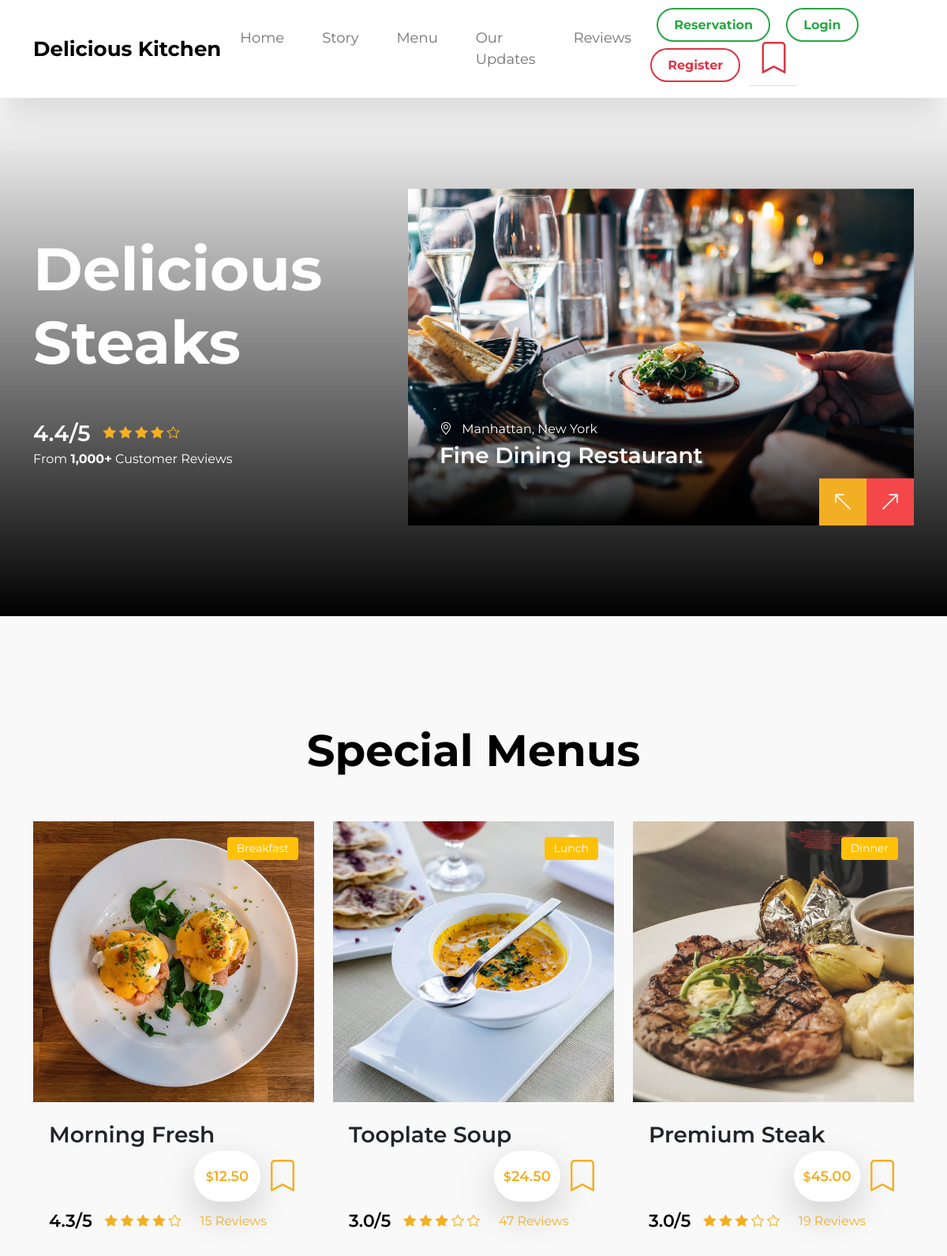
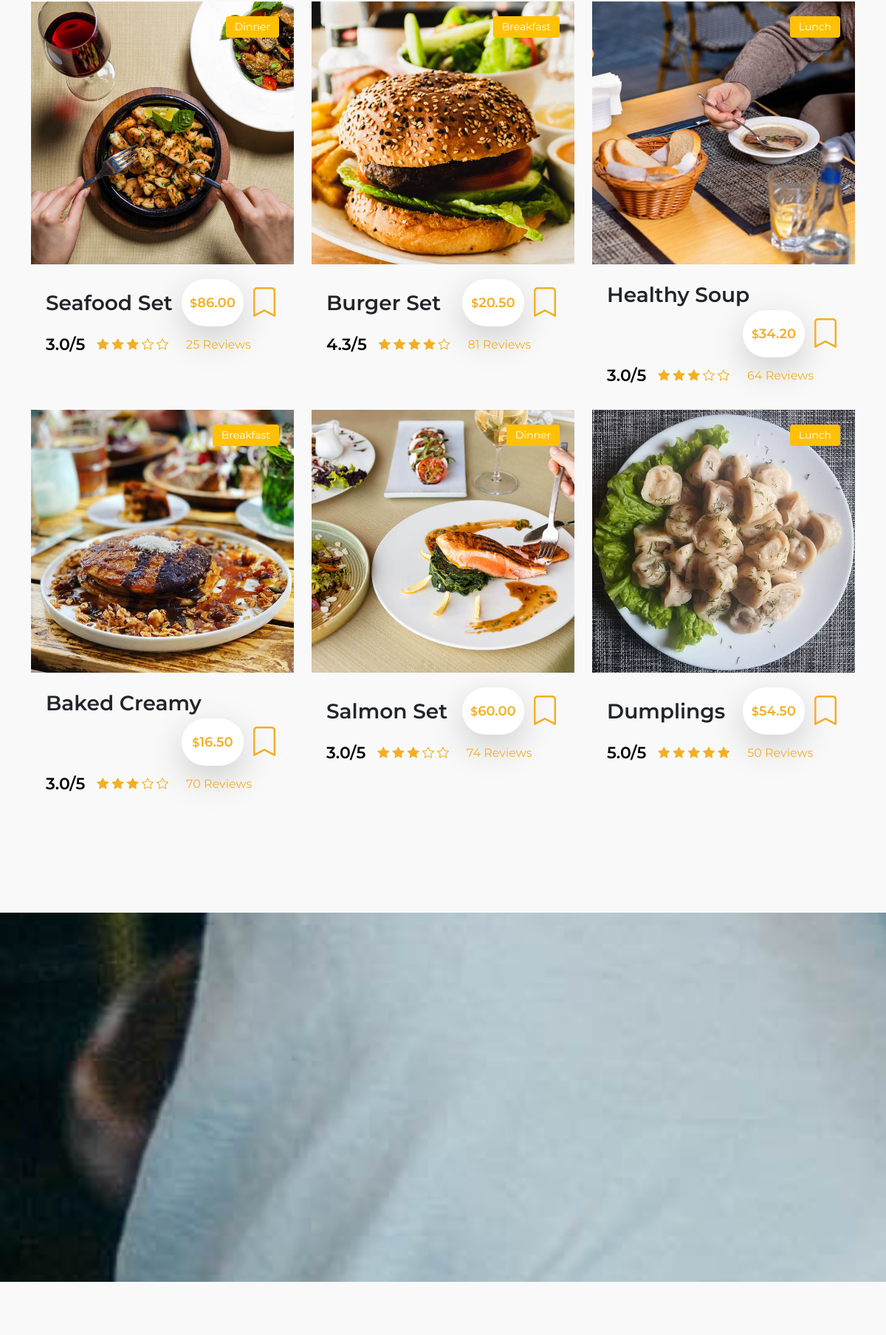
The page / (upper part) on the database its author committed (2 pictures, top to bottom).
### women/models.py (models this page shows, shortened)
class Dish(models.Model):
    CATEGORY_CHOICES = [
        ('breakfast', 'Breakfast'),
        ('lunch', 'Lunch'),
        ('dinner', 'Dinner')
    ]
    name = models.CharField(max_length=100, default='Unnamed Dish')
    category = models.CharField(max_length=50, choices=CATEGORY_CHOICES)
    price = models.DecimalField(max_digits=6, decimal_places=2)
    rating = models.DecimalField(max_digits=3, decimal_places=1, default=0)
    reviews_count = models.IntegerField(default=0)
    image = models.ImageField(upload_to='images/')
    is_favorite = models.BooleanField(default=False)

### women/views.py (the view)
# urls.py: path('', views.index, name='home'),
def index(request):
    dishes = Dish.objects.all()
    return render(request, 'women/index.html', {'dishes': dishes})

### women/templates/women/index.html (shortened to what this page needs)
{% extends 'base.html' %}
{% load static %}
{% block content %}
<main>
    <section class="hero">
        <div class="container">
            <div class="row">
                <div class="col-lg-5 col-12 m-auto">
                    <div class="heroText">
                        <h1 class="text-white mb-lg-5 mb-3">Delicious Steaks</h1>
                        <div class="c-reviews my-3 d-flex flex-wrap align-items-center">
                            <div class="d-flex flex-wrap align-items-center">
                                <h4 class="text-white mb-0 me-3">4.4/5</h4>
                                <div class="reviews-stars">
                                    <i class="bi-star-fill reviews-icon"></i>
                                    <i class="bi-star-fill reviews-icon"></i>
                                    <i class="bi-star-fill reviews-icon"></i>
                                    <i class="bi-star-fill reviews-icon"></i>
                                    <i class="bi-star reviews-icon"></i>
                                </div>
                            </div>
                            <a href="/reviews/" class="text-white w-100">From <strong>1,000+</strong> Customer Reviews</a>
                        </div>
                    </div>
                </div>
                <div class="col-lg-7 col-12">
                    <div id="carouselExampleCaptions" class="carousel carousel-fade hero-carousel slide" data-bs-ride="carousel">
                        <div class="carousel-inner">
                            <div class="carousel-item active">
                                <div class="carousel-image-wrap">
                                    <img src={% static "images/slide/jay-wennington-N_Y88TWmGwA-unsplash.jpg" %} class="img-fluid carousel-image" alt="">
                                </div>
                                <div class="carousel-caption">
                                    <span class="text-white">
                                        <i class="bi-geo-alt me-2"></i>
                                        Manhattan, New York
                                    </span>
                                    <h4 class="hero-text">Fine Dining Restaurant</h4>
                                </div>
                            </div>
                            <div class="carousel-caption">
                                <div class="d-flex align-items-center">
                                    <h4 class="hero-text">Steak</h4>
                                    <span class="price-tag ms-4"><small>$</small>26.50</span>
                                </div>
                                <div class="d-flex flex-wrap align-items-center">
                                    <h5 class="reviews-text mb-0 me-3">3.8/5</h5>
                                    <div class="reviews-stars">
                                    </div>
                                </div>
                            </div>
                        </div>
                        <button class="carousel-control-prev" type="button" data-bs-target="#carouselExampleCaptions" data-bs-slide="prev">
                            <span class="carousel-control-prev-icon" aria-hidden="true"></span>
                        </button>
                        <button class="carousel-control-next" type="button" data-bs-target="#carouselExampleCaptions" data-bs-slide="next">
                            <span class="carousel-control-next-icon" aria-hidden="true"></span>
                        </button>
                    </div>
                </div>
            </div>
        </div>
    </section>
    <section class="menu section-padding">
        <div class="container">
            <div class="row">
                <div class="col-12">
                    <h2 class="text-center mb-lg-5 mb-4">Special Menus</h2>
                </div>
                {% for dish in dishes|slice:":9" %}
                <div class="col-lg-4 col-md-6 col-12">
                    <div class="menu-thumb">
                        <div class="menu-image-wrap">
                            <a href="/{{ dish.name|slugify }}/">
                                <img src="{% static dish.image %}" class="img-fluid menu-image" alt="">
                            </a>
                            <a href="/menu/#{{ dish.category }}-section">
                                <span class="menu-tag bg-warning">{{ dish.category|capfirst }}</span>
                            </a>
                        </div>
                        <div class="menu-info d-flex flex-wrap align-items-center">
                            <h4 class="mb-0">
                                <a href="/{{ dish.name|slugify }}/" class="text-decoration-none text-dark">{{ dish.name }}</a>
                            </h4>
                            <div class="d-flex align-items-center ms-auto">
                                <span class="price-tag bg-white shadow-lg"><small>$</small>{{ dish.price }}</span>
                                <a href="{% url 'favorites_add' dish.id %}">
                                    <i class="bi bi-bookmark heart-icon ms-2"
                                       style="font-size: 2.5rem; cursor: pointer;"
                                       onclick="toggleBookmark(this, '{{ dish.name|slugify }}')"
                                       data-item-id="{{ dish.name|slugify }}"
                                       data-is-favorite="{{ dish.is_favorite|yesno:'true,false' }}"></i>
                                </a>
                            </div>
                            <div class="d-flex flex-wrap align-items-center w-100 mt-2">
                                <h6 class="reviews-text mb-0 me-3">{{ dish.rating }}/5</h6>
                                <div class="reviews-stars">
                                    {% for i in "12345" %}
                                        {% if forloop.counter <= dish.rating %}
                                            <i class="bi-star-fill reviews-icon"></i>
                                        {% else %}
                                            <i class="bi-star reviews-icon"></i>
                                        {% endif %}
                                    {% endfor %}
                                </div>
                                <a href="/reviews/" class="reviews-text mb-0 ms-4">{{ dish.reviews_count }} Reviews</a>
                            </div>
                        </div>
                    </div>
                </div>
                {% endfor %}
            </div>
        </div>
    </section>
    <section class="BgImage"></section>
    <section class="news section-padding">
    </section>
</main>
{% endblock %}

### women/static/css/tooplate-crispy-kitchen.css (style rules this page uses)
:root { --white-color: #FFFFFF; --primary-color: #f44749; --secondary-color: #f3af24; --section-bg-color: #F9F9F9; --dark-color: #000000; --title-color: #565758; --news-title-color: #292828; --p-color: #717275; --border-color: #eaeaea; --border-radius-default: .25rem; --body-font-family: 'Montserrat', sans-serif; --h1-font-size: 76px; --h2-font-size: 56px; --h3-font-size: 42px; --h4-font-size: 28px; --h5-font-size: 26px; --h6-font-size: 22px; --p-font-size: 18px; --menu-font-size: 18px; --category-font-size: 14px; --font-weight-light: 300; --font-weight-normal: 400; --font-weight-semibold: 600; --font-weight-bold: 700; }
body { background: var(--white-color); font-family: var(--body-font-family); position: relative; }
h2, h3, h4, h5, h6 { color: var(--dark-color); line-height: inherit; }
h1, h2, h3, h4, h5, h6 { font-weight: var(--font-weight-semibold); }
h1, h2 { font-weight: var(--font-weight-bold); }
h1 { font-size: var(--h1-font-size); line-height: normal; }
h2 { font-size: var(--h2-font-size); }
h4 { font-size: var(--h4-font-size); }
h5 { font-size: var(--h5-font-size); }
h6 { font-size: var(--h6-font-size); }
a, button { touch-action: manipulation; transition: all 0.3s; }
a { color: var(--secondary-color); text-decoration: none; }
.section-padding { padding-top: 8rem; padding-bottom: 8rem; }
b, strong { font-weight: var(--font-weight-bold); }
.hero { position: relative; overflow: hidden; padding-top: 20.542rem; padding-bottom: 20.542rem; }
.hero .container { position: absolute; z-index: 9; top: 50%; left: 50%; transform: translate(-50%, -50%); width: 100%; }
.carousel-image { width: 100%; height: 100%; object-fit: cover; }
.carousel-caption { background: linear-gradient(to top, var(--dark-color), transparent 90%); text-align: left; position: absolute; right: 0; bottom: 0; left: 0; padding: 60px 40px; }
.hero-carousel .reviews-text, .hero-text { color: var(--white-color); }
.price-tag { background: var(--white-color); border-radius: 100px; color: var(--secondary-color); font-size: var(--menu-font-size); font-weight: var(--font-weight-semibold); display: inline-block; width: 84px; height: 64px; line-height: 64px; text-align: center; }
.hero-carousel .carousel-control-prev, .hero-carousel .carousel-control-next { position: absolute; top: auto; bottom: 0; opacity: 1; }
.hero-carousel .carousel-control-prev, .hero-carousel .carousel-control-next { background: var(--secondary-color); width: 60px; height: 60px; text-align: center; }
.hero-carousel .carousel-control-prev { left: auto; right: 60px; }
.hero-carousel .carousel-control-next { background: var(--primary-color); right: 0; }
.hero-carousel .carousel-control-prev-icon, .hero-carousel .carousel-control-next-icon { background-image: none; width: inherit; height: inherit; line-height: 60px; }
.hero-carousel .carousel-control-prev-icon::before, .hero-carousel .carousel-control-next-icon::before { font-family: bootstrap-icons; display: block; margin: auto; font-size: var(--h5-font-size); color: var(--white-color); }
.hero-carousel .carousel-control-prev-icon::before { content: "\f13f"; }
.hero-carousel .carousel-control-next-icon::before { content: "\f144"; }
.reviews-icon { color: var(--secondary-color); }
.menu, .about, .news, .related-news, .newsletter, .comments { background: var(--section-bg-color); }
.menu-thumb { position: relative; overflow: hidden; }
.menu-info { padding: 20px 20px 30px 20px; }
.menu-image { display: block; }
.menu-image-wrap { position: relative; }
.menu-tag { position: absolute; top: 0; right: 0; margin: 20px; }
.category-tag, .menu-tag { background: var(--dark-color); border-radius: var(--border-radius-default); color: var(--white-color); font-size: var(--category-font-size); display: inline-block; padding: 4px 12px; }
.BgImage { background-image: url('../images/alex-haney-CAhjZmVk5H4-unsplash.jpg'); background-repeat: no-repeat; background-size: cover; background-attachment: fixed; height: 500px; }

### rows shown on the page
Dish: image (picture), category "Breakfast", name "Morning Fresh", price "12.50", is_favorite False (drawn), rating "4.3", reviews_count "15"
Dish: image (picture), category "Lunch", name "Tooplate Soup", price "24.50", is_favorite False (drawn), rating "3.0", reviews_count "47"
Dish: image (picture), category "Dinner", name "Premium Steak", price "45.00", is_favorite False (drawn), rating "3.0", reviews_count "19"
Dish: image (picture), category "Dinner", name "Seafood Set", price "86.00", is_favorite False (drawn), rating "3.0", reviews_count "25"
Dish: image (picture), category "Breakfast", name "Burger Set", price "20.50", is_favorite False (drawn), rating "4.3", reviews_count "81"
Dish: image (picture), category "Lunch", name "Healthy Soup", price "34.20", is_favorite False (drawn), rating "3.0", reviews_count "64"
Dish: image (picture), category "Breakfast", name "Baked Creamy", price "16.50", is_favorite False (drawn), rating "3.0", reviews_count "70"
Dish: image (picture), category "Dinner", name "Salmon Set", price "60.00", is_favorite False (drawn), rating "3.0", reviews_count "74"
Dish: image (picture), category "Lunch", name "Dumplings", price "54.50", is_favorite False (drawn), rating "5.0", reviews_count "50"
